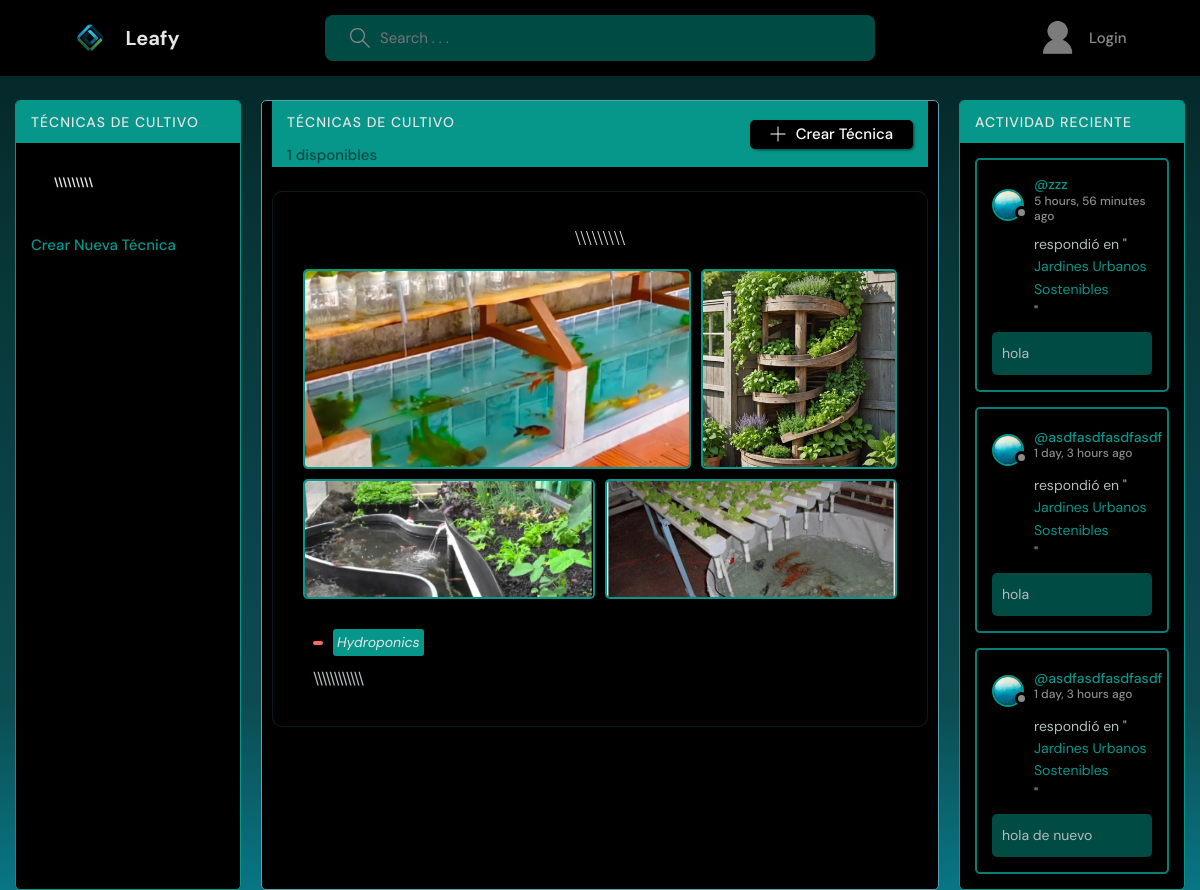
The app's page /techniques/, older data.
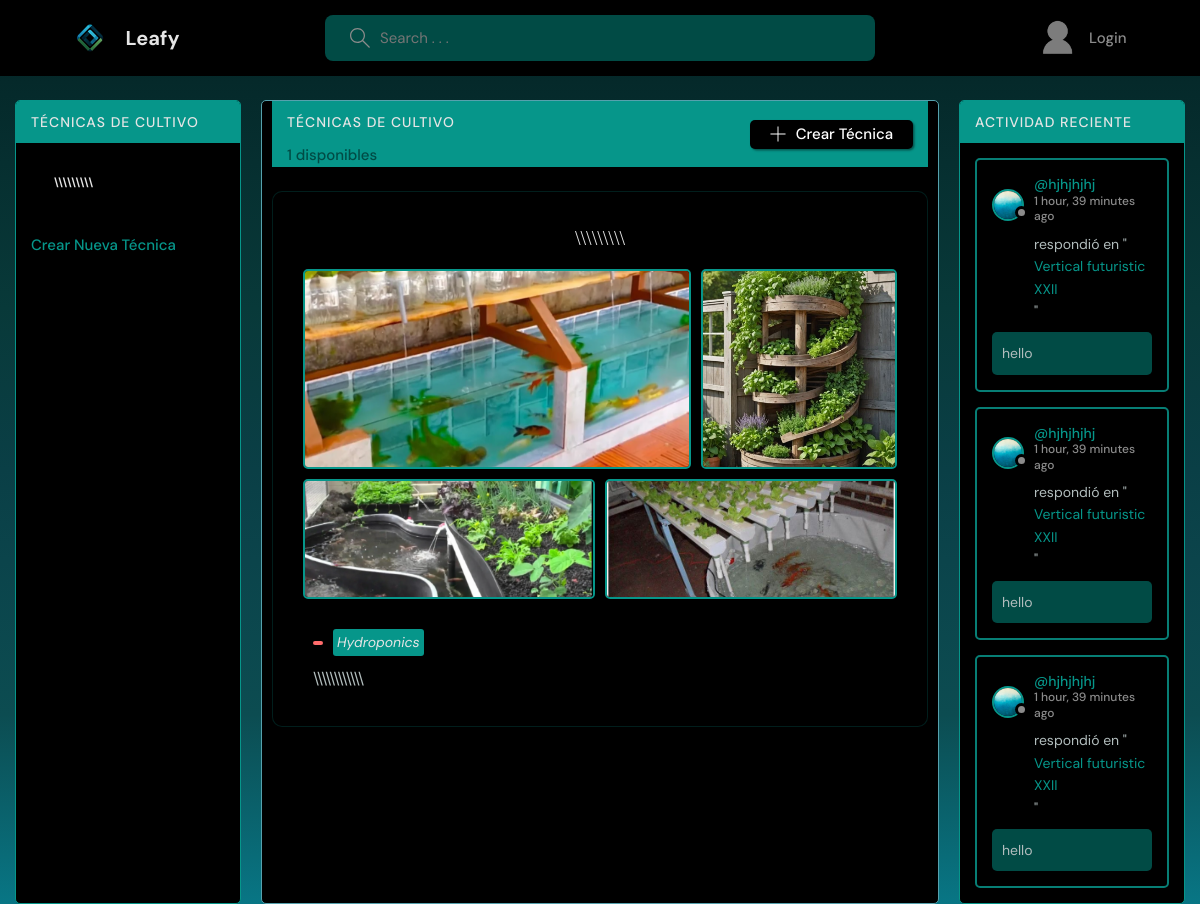
The same page, newer data.
### base/models.py (models this page shows, shortened)
class CultivationTechnique(models.Model):
    TECHNIQUE_CHOICES = (
        ('Vertical', 'Vertical'),
        ('Wall-mounted', 'Wall-mounted'),
        ('Hydroponics', 'Hydroponics'),
        ('Recycled Materials', 'Recycled Materials'),
        ('Aquaponics', 'Aquaponics'),
        ('Other', 'Other'),
    )
    author = models.ForeignKey(User, on_delete=models.SET_NULL, null=True, related_name='techniques')
    name = models.CharField(max_length=50, choices=TECHNIQUE_CHOICES)
    title = models.CharField(max_length=100, help_text='A descriptive title for your technique', null=True, blank=True, default='Mi Técnica de Cultivo')
    description = models.TextField(help_text='General description of the cultivation technique')
    setup_instructions = models.TextField(help_text='Step-by-step instructions on how to set up this cultivation system')
    maintenance_tips = models.TextField(help_text='Tips for maintaining the cultivation system')
    recommended_plants = models.TextField(help_text='Types of plants that work well with this technique')
    space_requirements = models.TextField(help_text='Space requirements and ideal locations for this technique')
    difficulty_level = models.CharField(max_length=20, choices=PlantGuide.DIFFICULTY_CHOICES)
    estimated_cost = models.CharField(max_length=100, help_text='Estimated cost range for setting up this system')
    materials_needed = models.TextField(help_text='List of materials needed for this cultivation technique')
    benefits = models.TextField(help_text='Benefits of using this cultivation technique')
    limitations = models.TextField(help_text='Limitations or challenges of this technique')
    main_image = models.ImageField(upload_to='technique_images/', help_text='Main image showing the cultivation technique')
    image_second = models.ImageField(upload_to='technique_images/', blank=True, null=True, help_text='Second image of the technique')
    image_third = models.ImageField(upload_to='technique_images/', blank=True, null=True, help_text='Third image of the technique')
    image_fourth = models.ImageField(upload_to='technique_images/', blank=True, null=True, help_text='Fourth image of the technique')
    likes = models.ManyToManyField(User, related_name='technique_likes', blank=True)
    participants = models.ManyToManyField(User, related_name='technique_participants', blank=True)
    created = models.DateTimeField(auto_now_add=True)
    updated = models.DateTimeField(auto_now=True)
    class Meta:
        verbose_name = 'Cultivation Technique'
        verbose_name_plural = 'Cultivation Techniques'
        ordering = ['-created']

class Message(models.Model):
    user = models.ForeignKey(User, on_delete=models.CASCADE)
    room = models.ForeignKey(Room, on_delete=models.CASCADE)
    body = models.TextField()
    parent = models.ForeignKey('self', on_delete=models.CASCADE, null=True, blank=True, related_name='replies')
    depth = models.IntegerField(default=0)  # 0 para mensajes principales, 1-2 para respuestas
    likes = models.ManyToManyField(User, related_name='message_likes', blank=True)
    updated = models.DateTimeField(auto_now=True)
    created = models.DateTimeField(auto_now_add=True)
    class Meta:
        ordering = ['-updated', '-created']

class User(AbstractUser):
    name = models.CharField(max_length=200, null=True)
    email = models.EmailField(unique=True, null=True)
    bio = models.TextField(null=True)
    avatar = models.ImageField(null=True, default="blue.jpg")
    USERNAME_FIELD = 'email'
    REQUIRED_FIELDS = []

class Room(models.Model):
    host = models.ForeignKey(User, on_delete=models.SET_NULL, null=True)
    topic =  models.ForeignKey(Topic, on_delete=models.SET_NULL, null=True)
    name = models.CharField(max_length=200)
    description = models.TextField(null=True, blank=True)
    participants = models.ManyToManyField(User, related_name='participants', blank=True)
    image = models.ImageField(null=True, blank=True, upload_to='room_images/')
    likes = models.ManyToManyField(User, related_name='room_likes', blank=True)
    updated = models.DateTimeField(auto_now=True)
    created = models.DateTimeField(auto_now_add=True)
    class Meta:
        ordering = ['-updated', '-created']
    def __str__(self):
        return self.name

### base/views.py (the view)
# urls.py: path('techniques/', views.techniquesHome, name='techniques'),
def techniquesHome(request):
    q = request.GET.get('q') if request.GET.get('q') != None else ''
    techniques = CultivationTechnique.objects.filter(
        Q(name__icontains=q) |
        Q(title__icontains=q) |
        Q(description__icontains=q)
    )
    topics = Topic.objects.all()[0:5]
    room_messages = Message.objects.all()[0:3]
    context = {
        'techniques': techniques,
        'topics': topics,
        'room_messages': room_messages
    }
    return render(request, 'base/techniques.html', context)

### base/templates/base/techniques.html (shortened to what this page needs)
{% extends 'main.html' %}
{% block content %}
<main class="layout layout--3 techniques-view">
  <div class="topics">
    <div class="topics__header">
      <h2>Técnicas de Cultivo</h2>
    </div>
    <ul class="topics__list">{% for technique in techniques %}
      <li>
        <a href="{% url 'technique' technique.id %}" class="topic-link">
          <span>{{ technique.title }}</span>
        </a>
      </li>{% endfor %}
    </ul>
    <a class="btn btn--link" href="{% url 'create-technique' %}">
      Crear Nueva Técnica
    </a>
  </div>
  <div class="roomList">
    <div class="roomList__header">
      <div>
        <h2>Técnicas de Cultivo</h2>
        <p>{{ techniques.count }} disponibles</p>
      </div>
      <a class="btn btn--main" href="{% url 'create-technique' %}">
        <svg version="1.1" xmlns="http://www.w3.org/2000/svg" width="32" height="32" viewBox="0 0 32 32">
          <title>add</title>
          <path
            d="M16.943 0.943h-1.885v14.115h-14.115v1.885h14.115v14.115h1.885v-14.115h14.115v-1.885h-14.115v-14.115z"
          ></path>
        </svg>
        Crear Técnica
      </a>
    </div>
    <div class="techniques-grid">
      {% for technique in techniques %}
      <a href="{% url 'technique' technique.id %}" class="technique-card">
        <div class="technique-card-title">{{ technique.title }}</div>
        <div class="technique-images-container">
          <div class="technique-images-row">
            <div class="technique-image-main">
              {% if technique.main_image %}
              <img src="{{ technique.main_image.url }}" alt="{{ technique.title }}" >
              {% endif %}
            </div>
            <div class="technique-image-secondary">
              {% if technique.image_second %}
              <img src="{{ technique.image_second.url }}" alt="{{ technique.title }}" >
              {% endif %}
            </div>
          </div>
          <div class="technique-images-row">
            <div class="technique-image-small">
              {% if technique.image_third %}
              <img src="{{ technique.image_third.url }}" alt="{{ technique.title }}" >
              {% endif %}
            </div>
            <div class="technique-image-small">
              {% if technique.image_fourth %}
              <img src="{{ technique.image_fourth.url }}" alt="{{ technique.title }}" >
              {% endif %}
            </div>
          </div>
        </div>
        <div class="technique-tags-container">
          <span class="technique-difficulty">{{ technique.difficulty }}</span>
          <span class="technique-type">{{ technique.name }}</span>
        </div>
        <div class="technique-description">
          {{ technique.description|truncatechars:150 }}
        </div>
      </a>
      {% empty %}
      <div class="empty-techniques">
        <p>No hay técnicas de cultivo disponibles aún.</p>
        <a href="{% url 'create-technique' %}" class="btn btn--main">Crear la primera técnica</a>
      </div>
      {% endfor %}
    </div>
  </div>
  <div class="activities">
    <div class="activities__header">
      <h2>Actividad Reciente</h2>
    </div>
      {% for message in room_messages %}
      <div class="activities__box">
        <div class="activities__boxHeader roomListRoom__header">
          <a href="{% url 'user-profile' message.user.id %}" class="roomListRoom__author">
            <div class="avatar avatar--small">
              <img src="{{ message.user.avatar.url }}" alt="Avatar de {{ message.user.username }}" />
            </div>
            <p>
              @{{ message.user.username }}
              <span>{{ message.created|timesince }} ago</span>
            </p>
          </a>
        </div>
        <div class="activities__boxContent">
          <p>respondió en "<a href="{% url 'room' message.room.id %}">{{ message.room }}</a>"</p>
          <div class="activities__boxRoomContent">{{ message.body }}</div>
        </div>
      </div>
      {% endfor %}
    </div>
</main>
{% endblock %}

### templates/main.html (shortened to what this page needs)
<!DOCTYPE html>
{% load static %}
<html lang="en">
  <head>
    <link rel="stylesheet" href="{% static 'styles/style.css' %}" />
    <link rel="stylesheet" href="{% static 'styles/guides.css' %}" />
    <link rel="stylesheet" href="{% static 'styles/techniques.css' %}" />
    <link rel="stylesheet" href="{% static 'styles/techniques-view.css' %}" />
    <link rel="stylesheet" href="{% static 'styles/technique-tags.css' %}" />
  </head>
  <body>
    {% include 'navbar.html' %}
    {% block content %}
    {% endblock %}
  </body>
</html>

### templates/navbar.html (shortened to what this page needs)
{% load static %}
<header class="header header--loggedIn">
    <div class="container">
      <a href="{% url 'home' %}" class="header__logo">
        <img src="{% static 'images/logo.png' %}" />
        <h1 class="shadoww">Leafy                </h1>
      </a>
      <form class="header__search" method="GET" action= "{% url 'home' %}">
        <label>
          <input type="text" name="q" placeholder="Search . . .">
        </label>
      </form>
      <nav class="header__menu">
        {% if request.user.is_authenticated %}
        <div class="header__user">
          <a href="{% url 'user-profile' user.id%}">
            <div class="avatar avatar--medium active">
              <img src="{{request.user.avatar.url}}" />
            </div>
            <p>{{request.user.username}}<span>@{{request.user.username}}</span></p>
          </a>
          <button class="dropdown-button">
            <svg version="1.1" xmlns="http://www.w3.org/2000/svg" width="32" height="32" viewBox="0 0 32 32">
              <title>chevron-down</title>
              <path d="M16 21l-13-13h-3l16 16 16-16h-3l-13 13z"></path>
            </svg>
          </button>
        </div>
        {% else %}
        <a href="{% url 'login' %}">
          <img src="{% static 'images/Logout.png' %}" />
          <p>Login</p>
        </a>
        {% endif %}
      </nav>
    </div>
  </header>

### static/styles/techniques.css (style rules this page uses)
.techniques-grid { display: grid; grid-template-columns: repeat(auto-fill, minmax(35rem, 1fr)); gap: 3rem; }
.technique-card { background-color: var(--color-light); border-radius: 2rem; overflow: hidden; box-shadow: 0 0.4rem 1.5rem rgba(0, 0, 0, 0.1); transition: transform 0.3s ease, box-shadow 0.3s ease; padding: 2rem; border: 2px solid #06968a; }
.technique-card-title { font-size: 2rem; margin-bottom: 2rem; font-family: cursive; color: #06968a; text-align: center; }
.technique-images-row { display: flex; gap: 1rem; margin-bottom: 1rem; }
.technique-image-main { flex: 2; border: 2px solid #06968a; border-radius: 2rem; overflow: hidden; height: 18rem; }
.technique-image-secondary { flex: 1; border: 2px solid #06968a; border-radius: 2rem; overflow: hidden; height: 18rem; }
.technique-image-small { flex: 1; border: 2px solid #06968a; border-radius: 2rem; overflow: hidden; height: 10rem; }
.technique-image-main img, .technique-image-secondary img, .technique-image-small img { width: 100%; height: 100%; object-fit: cover; }
.technique-type { flex: 1; text-align: right; color: var(--color-gray); font-style: italic; }

### static/styles/techniques-view.css (style rules this page uses)
.techniques-grid { display: flex; flex-direction: column; gap: 2rem; }
.techniques-grid a.technique-card { text-decoration: none; color: inherit; }
.technique-card { background-color: var(--color-dark); border-radius: 10px; overflow: hidden; transition: all 0.3s ease; border: 1px solid rgba(6,150,138,0.2); margin-bottom: 2.4rem; width: 100%; display: flex; flex-direction: column; }
.technique-card-title { color: var(--color-light); font-size: 2rem; margin-bottom: 1.5rem; font-weight: 500; padding: 1rem 1rem 0 1rem; }
.technique-images-container { margin-bottom: 1rem; padding: 0 1rem; }
.technique-images-row { display: flex; gap: 1rem; margin-bottom: 1rem; }
.technique-image-main, .technique-image-secondary, .technique-image-small { overflow: hidden; border-radius: 5px; transition: all 0.3s ease; }
.technique-image-main { flex: 2; height: 200px; }
.technique-image-secondary { flex: 1; height: 200px; }
.technique-image-small { flex: 1; height: 120px; }
.technique-image-main img, .technique-image-secondary img, .technique-image-small img { width: 100%; height: 100%; object-fit: cover; }
.technique-tags-container { display: flex; align-items: center; gap: 1rem; margin: 1rem 1rem 0.5rem; padding: 0 1rem; justify-content: flex-start; width: 100%; }
.technique-difficulty { background-color: #ff6b6b; color: var(--color-light); padding: 0.2rem 0.5rem; border-radius: 3px; font-size: 1.2rem; display: inline; }
.technique-type { background-color: #06968a; color: var(--color-light); padding: 0.2rem 0.4rem; border-radius: 3px; font-size: 1.4rem; display: inline-block; width: auto; max-width: max-content; }
.technique-description { color: var(--color-light-gray); font-size: 1.6rem; line-height: 1.6; margin: 0.5rem 1rem 1.5rem; padding: 0 1rem; }

Row changes from the older to the newer data that the page shows:
no longer on this page (row unchanged): Message: user.avatar (picture), user.username "zzz", created "5 hours, 56 minutes", room "Jardines Urbanos Sostenibles", body "hola"
no longer on this page (row unchanged): Message: user.avatar (picture), user.username "asdfasdfasdfasdf", created "1 day, 3 hours", room "Jardines Urbanos Sostenibles", body "hola"
no longer on this page (row unchanged): Message: user.avatar (picture), user.username "asdfasdfasdfasdf", created "1 day, 3 hours", room "Jardines Urbanos Sostenibles", body "hola de nuevo"
added Message: user.avatar (picture), user.username "hjhjhjhj", created "1 hour, 39 minutes", room "Vertical futuristic XXII", body "hello"
added Message: user.avatar (picture), user.username "hjhjhjhj", created "1 hour, 39 minutes", room "Vertical futuristic XXII", body "hello"
added Message: user.avatar (picture), user.username "hjhjhjhj", created "1 hour, 39 minutes", room "Vertical futuristic XXII", body "hello"
